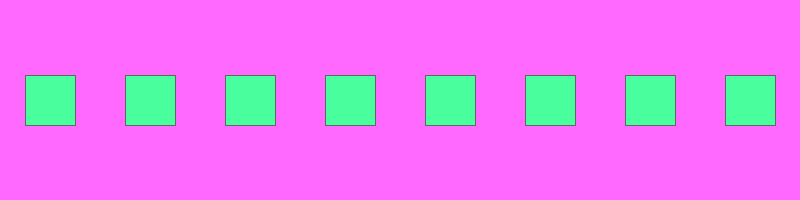
Frame 1 (no input)
Frame 60 (the mouse pressed at the canvas centre just before this capture): identical to frame 1, image omitted
Frame 120 (the mouse held since frame 60 and released just before this capture): identical to frame 1, image omitted

The Processing sketch that drew this single still picture (run headless with seeded random() and noise(); from frame 60 on, the mouse is pressed at the canvas centre):

// Processing sketch: day_19
// ── day_19.pde
//Array of buttons
Button[] buttons = new Button[8];

void setup(){
  size(800,200);
  for(int i=0;i<buttons.length;i++){
    buttons[i] = new Button(i*100+25,height/2-25, 50, 50);
  }
}
void draw(){
  background(355,105,500);
  for(int i=0;i<buttons.length;i++){
    buttons[i].display();
  }
}
void mousePressed(){
  for(int i=0;i<buttons.length;i++){
    buttons[i].click(mouseX, mouseY);
  }
}
// ── Button.pde
class Button {
  //Button size and location
  float x;
  float y;
  float w;
  float h;
  //is the button on or off?
  boolean on;
  
  //constructor that initializes all variables
  Button(float x_, float y_, float w_, float h_){
    x = x_;
    y = y_;
    w = w_;
    h = h_;
    on = false; //button starts as off!
  }
  void click(int mx, int my){
    //is our point inside the rectangle
    if(mx > x && mx < x+w && my > y && my < y+h){
      on = !on;
    }
  }
  //draw the rectangle/button
  void display(){
    rectMode(CORNER);
    stroke(100);
    if (on){
      fill(175);
    } else {
      fill(73,500,157);
    }
    rect(x,y,w,h);
  }
}
    
